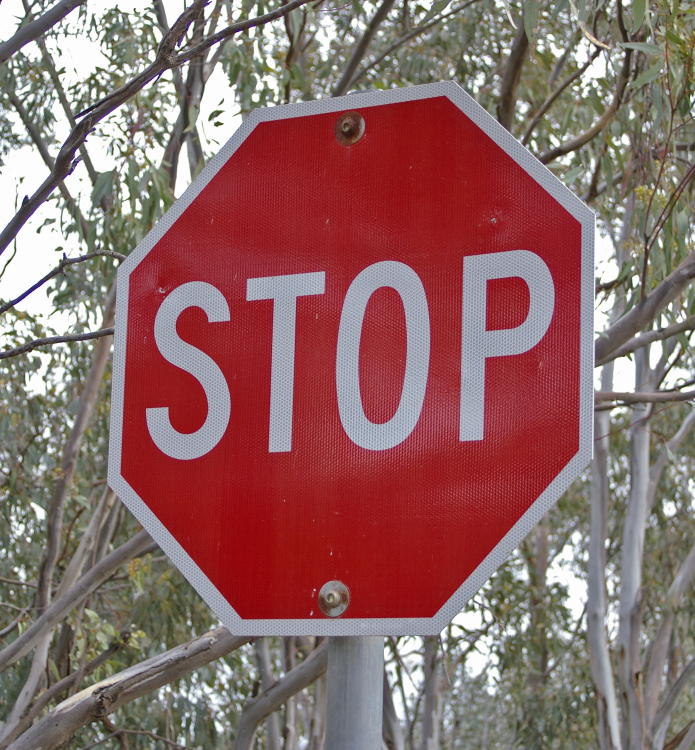
#> input picture 8_Computer_Vision_and_Machine_learning/Lesson_1_Computer_Vision_and_Classification/images/stop_sign.jpg, 1389 x 1500 px (shown at 1/2 size)
$ jupyter execute 'Pre-processing Examples.ipynb'   (shell and % lines are left out)
#> lines starting #> are read from the running program, lines starting #| are printed output that depends on the picture
# Cropping and Resizing

### Import resources

[cell 1]
import matplotlib.pyplot as plt
import matplotlib.image as mpimg

import numpy as np
import cv2

### Read in the first image of a stop sign

[cell 2]
# Read in the image
stop1 = mpimg.imread('images/stop_sign.jpg')
#> stop1 is the input picture: shape (1500, 1389, 3); mean R, G, B 141.2, 105.4, 103.4

print('Image shape: ', stop1.shape)
#| Image shape:  (1500, 1389, 3)
plt.imshow(stop1)

### Read in the second image

[cell 3]
# Read in the image
stop2 = mpimg.imread('images/stop_sign2.jpg')
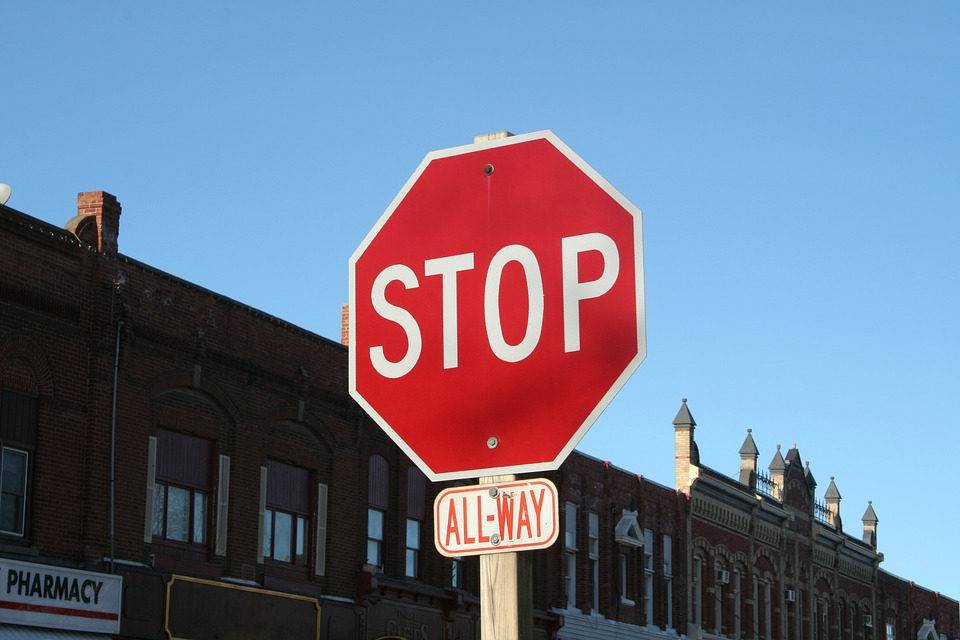
#> input picture 8_Computer_Vision_and_Machine_learning/Lesson_1_Computer_Vision_and_Classification/images/stop_sign2.jpg, 960 x 640 px
#> stop2 is the input picture: shape (640, 960, 3); mean R, G, B 109.1, 119.6, 142.7

print('Image shape: ', stop2.shape)
#| Image shape:  (640, 960, 3)
plt.imshow(stop2)

## Crop this image so that it resembles the first image

[cell 4]
# To crop and image, you can use image slicing
# which is just slicing off a portion of the image array

# Make a copy of the image to manipulate
image_crop = np.copy(stop2)

# Define how many pixels to slice off the sides of the original image
row_crop = 90
col_crop = 250

# Using image slicing, subtract the row_crop from top/bottom and col_crop from left/right
image_crop = stop2[row_crop:-row_crop, col_crop:-col_crop, :]
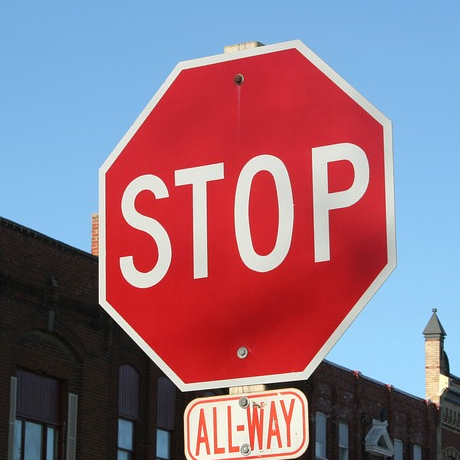
#> image_crop: shape (460, 460, 3); mean R, G, B 144.1, 114, 130.7

plt.imshow(image_crop)

## Resize the cropped image to be the same as the first

Recall that the shape of the first image is `(1500, 1389, 3)`.

[cell 5]
# Use OpenCV's resize function
standardized_im = cv2.resize(image_crop, (1389, 1500))
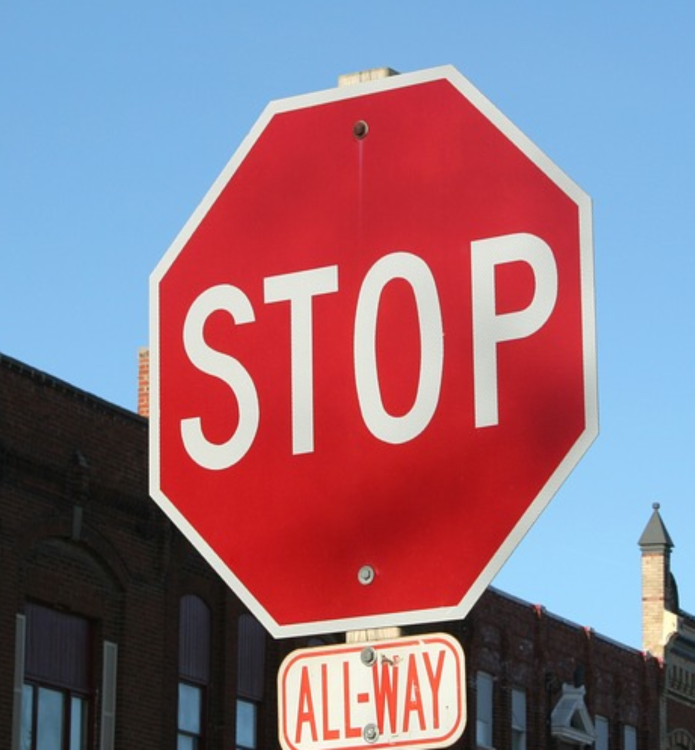
#> standardized_im: shape (1500, 1389, 3) (shown at 1/2 size); mean R, G, B 144, 114, 130.6

print('Image shape: ', standardized_im.shape)
#| Image shape:  (1500, 1389, 3)

# Plot the two images side by side
f, (ax1, ax2) = plt.subplots(1, 2, figsize=(20,10))
ax1.set_title('Stop sign 1')
ax1.imshow(stop1)
ax2.set_title('Standardized stop sign 2')
ax2.imshow(standardized_im)
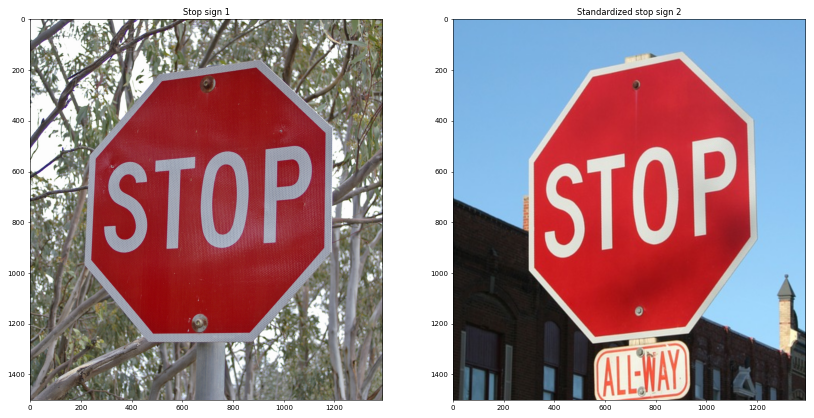
#> figure drawn by matplotlib, 2 panels

## Compare these images

Now you should be able to compare these images pixel by pixel!
We'll add up the red channel values in each image, and they should be fairly close, which means we can use this similarity to characterize these images.

For comparison, we'll also show what happens when you perform this comparison using the orginal `stop_sign2.jpg`.

[cell 6]
# Sum all the red channel values and compare
red_sum1 = np.sum(stop1[:,:,0])
#> red_sum1 = 294214944
red_sum2 = np.sum(standardized_im[:,:,0])
#> red_sum2 = 300031057

print('Sum of all red pixel values in the first stop sign image: ', red_sum1)
#| Sum of all red pixel values in the first stop sign image:  294214944
print('Sum of red pixel values in the second, standardized image: ', red_sum2)
#| Sum of red pixel values in the second, standardized image:  300031057

red_sum_orig = np.sum(stop2[:,:,0])
#> red_sum_orig = 67000779

print('\nFor comparison, the sum of red pixels in the non-standardized image: ', red_sum_orig)
#| For comparison, the sum of red pixels in the non-standardized image:  67000779

[cell 7]
## Note: you have been given two other images:
# `yield.jpg` and `walk.jpg`
# You can look at these images and see what kind of RGB values might distinguish them
yield1 = mpimg.imread('images/yield.jpg')
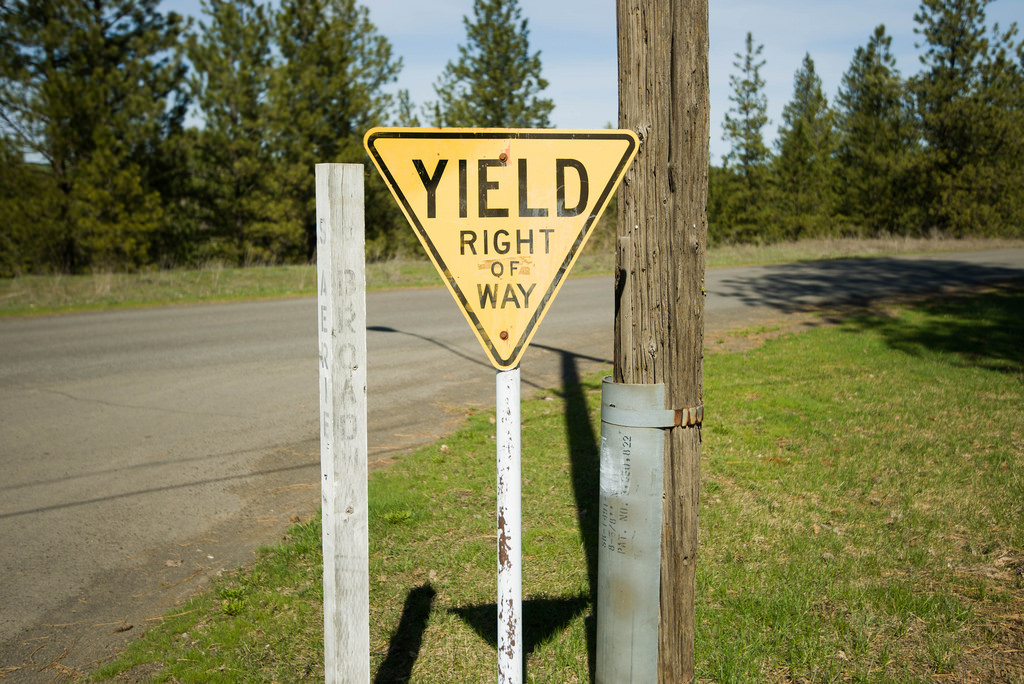
#> input picture 8_Computer_Vision_and_Machine_learning/Lesson_1_Computer_Vision_and_Classification/images/yield.jpg, 1024 x 684 px
#> yield1 is the input picture: shape (684, 1024, 3); mean R, G, B 122.5, 120.9, 83.9
print('Image shape: ', yield1.shape)
#| Image shape:  (684, 1024, 3)
walk = mpimg.imread('images/walk.jpg')
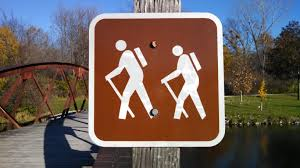
#> input picture 8_Computer_Vision_and_Machine_learning/Lesson_1_Computer_Vision_and_Classification/images/walk.jpg, 300 x 168 px
#> walk is the input picture: shape (168, 300, 3); mean R, G, B 109.2, 94.1, 89.2
print('Image shape: ', walk.shape)
#| Image shape:  (168, 300, 3)

[cell 8]
image_crop = np.copy(yield1)
row_crop = 100
col_crop = 350

# Using image slicing, subtract the row_crop from top/bottom and col_crop from left/right
image_crop = yield1[row_crop:-row_crop-150, col_crop:-col_crop, :]
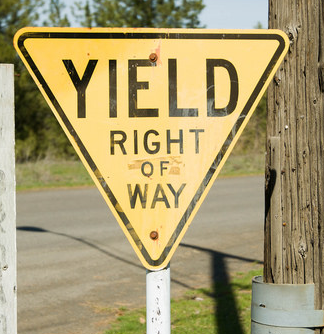
#> image_crop: shape (334, 324, 3); mean R, G, B 168.5, 155.4, 111.5
plt.imshow(image_crop)

[cell 9]
standardized_im = cv2.resize(image_crop, (300, 168))
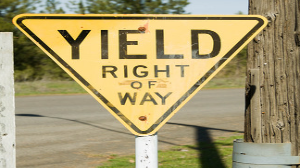
#> standardized_im: shape (168, 300, 3); mean R, G, B 168.4, 155.2, 111.4

print('Image shape: ', standardized_im.shape)
#| Image shape:  (168, 300, 3)

# Plot the two images side by side
f, (ax1, ax2) = plt.subplots(1, 2, figsize=(20,10))
ax1.set_title('Walk sign')
ax1.imshow(walk)
ax2.set_title('Yield sign')
ax2.imshow(standardized_im)

[cell 10]
# Sum all the red channel values and compare
red_sum1 = np.sum(walk[:,:,0])
#> red_sum1 = 5501714
red_sum2 = np.sum(standardized_im[:,:,0])
#> red_sum2 = 8485525

print('Sum of all red pixel values in the walk sign image: ', red_sum1)
#| Sum of all red pixel values in the walk sign image:  5501714
print('Sum of red pixel values in the second, standardized image: ', red_sum2)
#| Sum of red pixel values in the second, standardized image:  8485525

red_sum_orig = np.sum(yield1[:,:,0])
#> red_sum_orig = 85821891

print('\nFor comparison, the sum of red pixels in the non-standardized image: ', red_sum_orig)
#| For comparison, the sum of red pixels in the non-standardized image:  85821891
